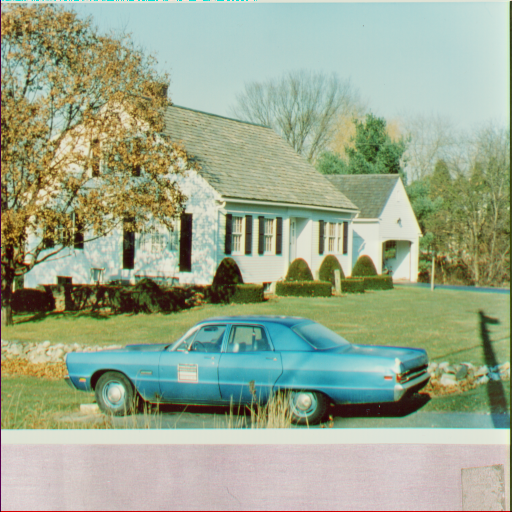
#> input picture opencv-rPi/rpi/pruebas/transformaciones/house2.tiff, 512 x 512 px
$ python pdi_transformaciones9.py
#> lines starting #> are read from the running program, lines starting #| are printed output that depends on the picture
import cv2
import matplotlib.pyplot as plt

img = cv2.imread('house2.tiff', 1)
#> img is the input picture: shape (512, 512, 3); mean B, G, R 142.2, 168.2, 155.4
input = cv2.cvtColor(img, cv2.COLOR_BGR2RGB)
rows, cols, channel = img.shape
#> rows = 512; cols = 512; channel = 3
R = cv2.getRotationMatrix2D((cols/2, rows/2), 45, 0.5)
output = cv2.warpAffine(input, R, (cols, rows))
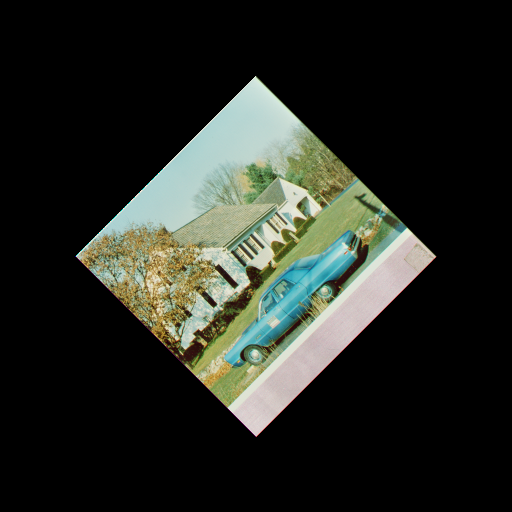
#> output: shape (512, 512, 3); mean R, G, B 38.8, 42.1, 35.6
plt.imshow(output)
plt.title('Rotated and Downscaled Image')
plt.show()

$ run again, with opencv-rPi/rpi/pruebas/transformaciones/house.tiff copied over opencv-rPi/rpi/pruebas/transformaciones/house2.tiff
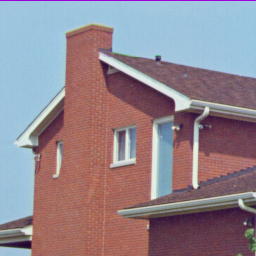
#> input picture opencv-rPi/rpi/pruebas/transformaciones/house.tiff, 256 x 256 px
#> img is the input picture: shape (256, 256, 3); mean B, G, R 142, 133, 146.6
#> `output = cv2.warpAffine(input, R, (cols, rows))`:
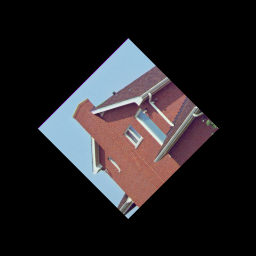
#> output: shape (256, 256, 3); mean R, G, B 36.6, 33.3, 35.5

$ run again, with opencv-rPi/rpi/pruebas/transformaciones/peppers.tiff copied over opencv-rPi/rpi/pruebas/transformaciones/house2.tiff
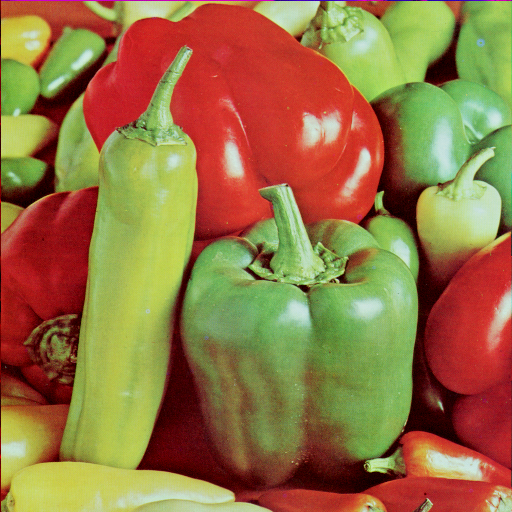
#> input picture opencv-rPi/rpi/pruebas/transformaciones/peppers.tiff, 512 x 512 px
#> img is the input picture: shape (512, 512, 3); mean B, G, R 66.5, 115.6, 149.8
#> `output = cv2.warpAffine(input, R, (cols, rows))`:
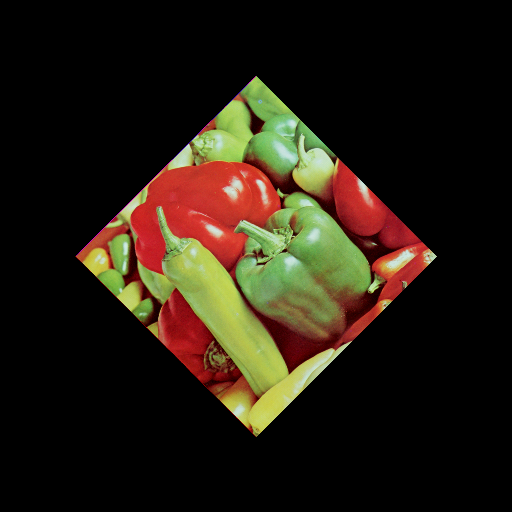
#> output: shape (512, 512, 3); mean R, G, B 37.4, 28.8, 16.6
